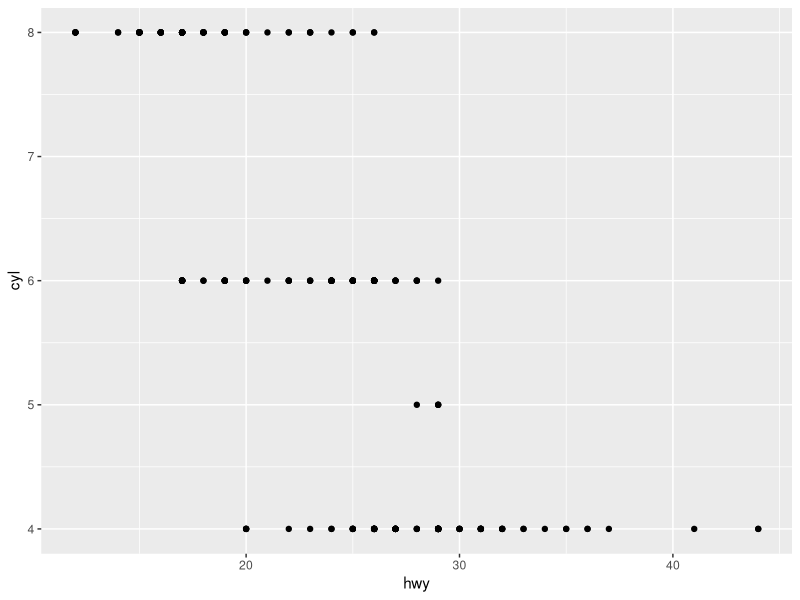
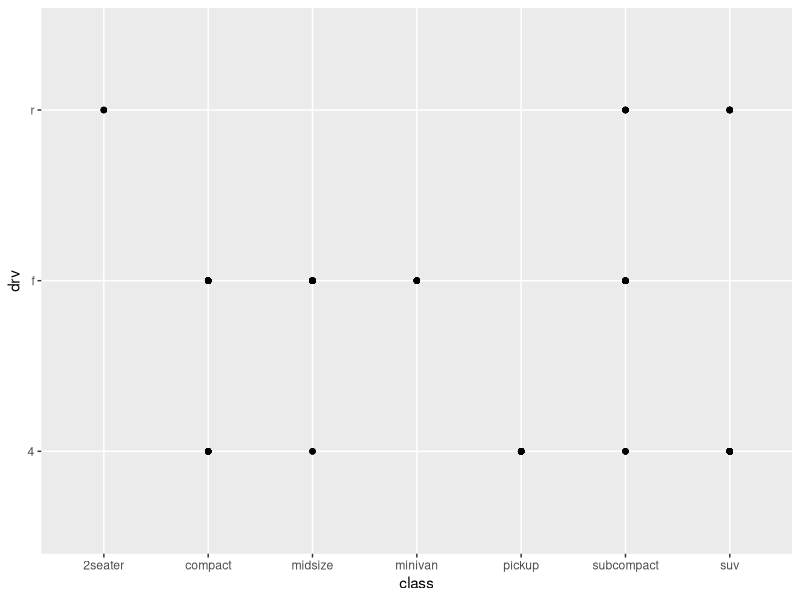
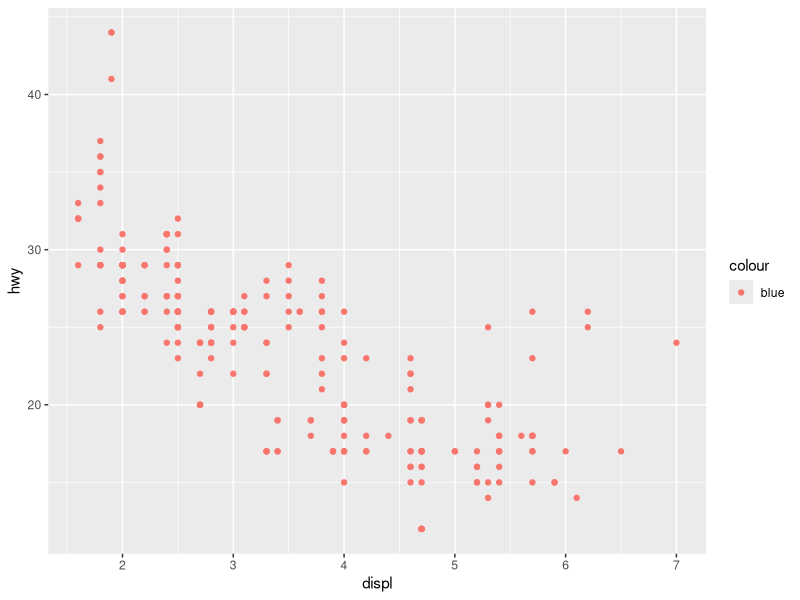
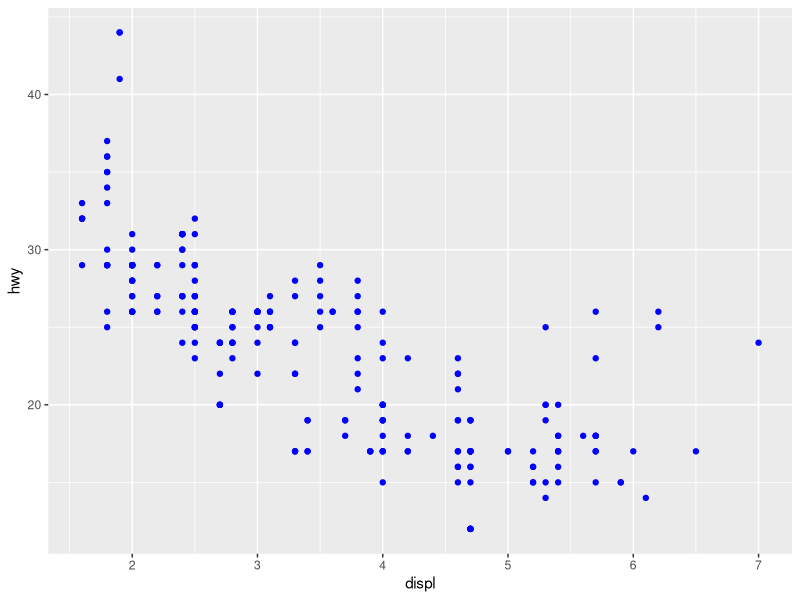
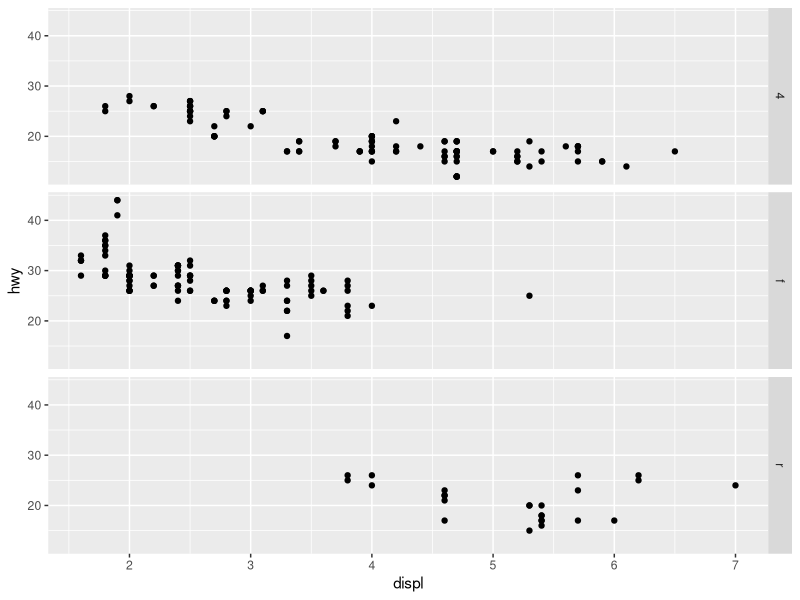
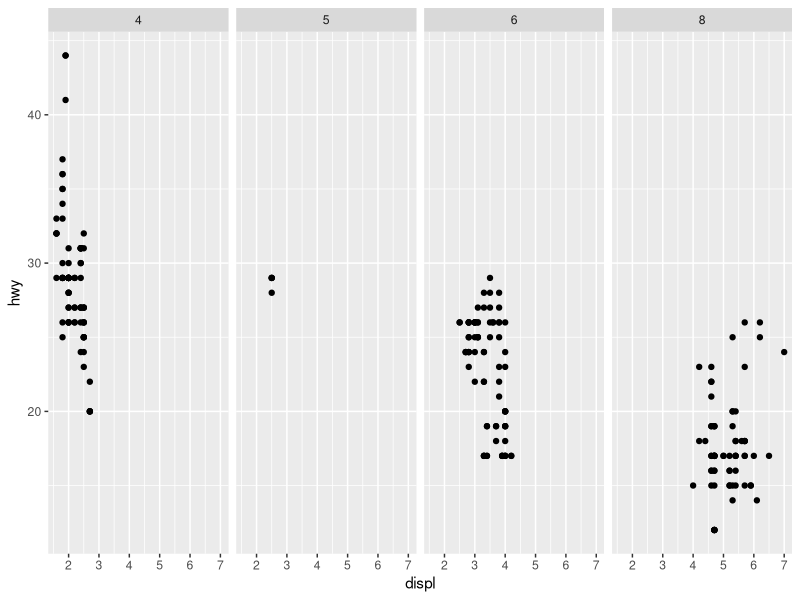
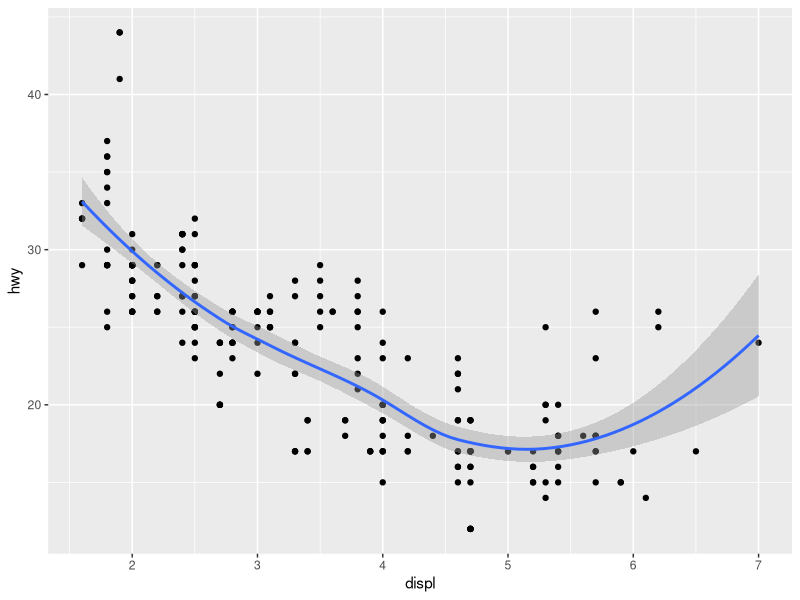
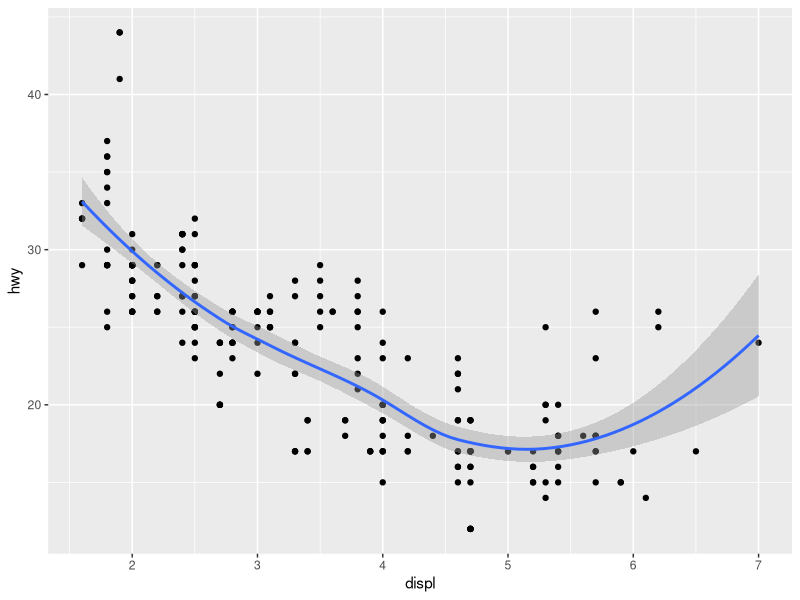

Write the R code that produced these figures, in order.
## ---- chunk 1
library(tidyverse)
mpg
## ---- chunk 2
ggplot(mpg,aes(hwy,cyl)) + geom_point()
## ---- chunk 3
ggplot(mpg,aes(class,drv)) + geom_point()
## ---- chunk 4
ggplot(mpg) +
geom_point(aes(displ,hwy, color = "blue"))
## ---- chunk 5
ggplot(mpg) +
geom_point(aes(displ,hwy), color = "blue")
## ---- chunk 6
ggplot(mpg) +
geom_point(aes(displ,hwy)) + facet_grid(drv ~ .)
## ---- chunk 7
ggplot(mpg) +
geom_point(aes(displ,hwy)) + facet_grid(. ~ cyl)
## ---- chunk 8
ggplot(mpg, aes(displ,hwy)) +
geom_point() + geom_smooth()
## ---- chunk 9
ggplot(mpg) + geom_point(aes(displ, hwy)) + geom_smooth(aes(displ, hwy))
## ---- chunk 10
ggplot(mpg, aes(displ,hwy)) + 
  geom_point() + 
  geom_smooth(aes(group=drv),se = FALSE)
## ---- chunk 11
ggplot(mpg, aes(displ, hwy)) + 
  geom_point(aes(color=drv)) +
  geom_point(shape = 21, color = "white", stroke = 2)
